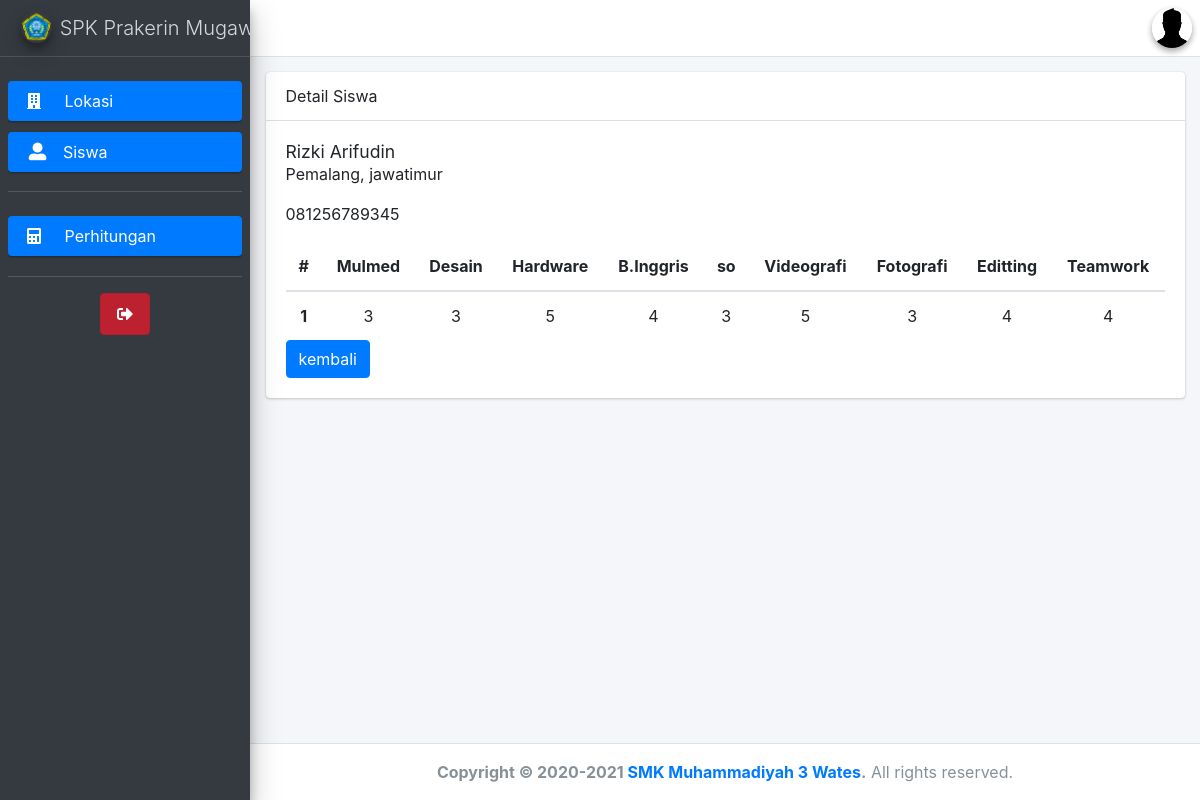
The page /siswa/detail/1 on the database its author committed.
### tables this page shows
CREATE TABLE `siswa` (
  `id` int(11) NOT NULL,
  `nama` varchar(255) NOT NULL,
  `alamat` varchar(255) NOT NULL,
  `telp` varchar(255) NOT NULL,
  `multimedia` int(5) NOT NULL,
  `desain_grafis` int(5) NOT NULL,
  `hardware_software` int(5) NOT NULL,
  `inggris` int(5) NOT NULL,
  `so` int(5) NOT NULL,
  `videografi` int(5) NOT NULL,
  `fotografi` int(5) NOT NULL,
  `editting` int(5) NOT NULL,
  `teamwork` int(5) NOT NULL
);

### application/controllers/Siswa.php (called while the page is built, shortened)
<?php
class Siswa extends CI_Controller {
    public function __construct(){
        $this->load->model('Siswa_model');
        $this->load->library('form_validation');
    }
    public function detail($id){
        $data['title'] = 'Detail Siswa';
        $data['user'] = $this->db->get_where('user', ['email' => $this->session->userdata('email')])->row_array();
        $data['siswa'] = $this->Siswa_model->getSiswaById($id);
        $this->load->view('templates/header', $data);
        $this->load->view('templates/sidebar', $data);
        $this->load->view('templates/topbar', $data);
        $this->load->view('siswa/detail', $data);
        $this->load->view('templates/footer');
    }
}
?>

### index.php (called while the page is built, shortened)
<?php
require_once BASEPATH.'core/CodeIgniter.php';

### application/models/Siswa_model.php (called while the page is built, shortened)
<?php
class Siswa_model extends CI_Model{
    public function getSiswaById($id){
        return $this->db->get_where('siswa' , ['id' => $id])->row_array();
    }
}
?>

### application/views/siswa/detail.php (the view)
<div class="content-wrapper">
  <div class="content-header">
    <div class="container-fluid">
    <div class="card">
      <div class="card-header">
          Detail Siswa
      </div>
      <div class="card-body">
      <h5 class="card-title"><?= $siswa['nama'] ;?></h5>
                  <p class="card-text"><?= $siswa['alamat'];?></p>
                  <p class="card-text"><?= $siswa['telp'];?></p>
                  <table class="table text-center">
                      <thead>
                          <tr class="">
                              <th scope="col">#</th>
                              <th scope="col">Mulmed</th>
                              <th scope="col">Desain</th>
                              <th scope="col">Hardware</th>
                              <th scope="col">B.Inggris</th>
                              <th scope="col">so</th>
                              <th scope="col">Videografi</th>
                              <th scope="col">Fotografi</th>
                              <th scope="col">Editting</th>
                              <th scope="col">Teamwork</th>
                          </tr>
                      </thead>
                      <tbody>
                          <tr>
                              <th scope="row">1</th>
                              <td><p class="card-text"><?= $siswa['multimedia'];?></p></td>
                              <td><p class="card-text"><?= $siswa['desain_grafis'];?></p></td>
                              <td><p class="card-text"><?= $siswa['hardware_software'];?></p></td>
                              <td><p class="card-text"><?= $siswa['inggris'];?></p></td>
                              <td><p class="card-text"><?= $siswa['so'];?></p></td>
                              <td><p class="card-text"><?= $siswa['videografi'];?></p></td>
                              <td><p class="card-text"><?= $siswa['fotografi'];?></p></td>
                              <td><p class="card-text"><?= $siswa['editting'];?></p></td>
                              <td><p class="card-text"><?= $siswa['teamwork'];?></p></td>
                          </tr>
                      </tbody>
                      </table>
                  <a href="<?= base_url() ;?>siswa/index" class="btn btn-primary">kembali</a>
      </div>
  </div>
  </div>
    </div>
  </div>

### rows shown on the page
siswa: nama "Rizki Arifudin", alamat "Pemalang, jawatimur", telp "081256789345", multimedia "3", desain_grafis "3", hardware_software "5", inggris "4", so "3", videografi "5", fotografi "3", editting "4", teamwork "4"
